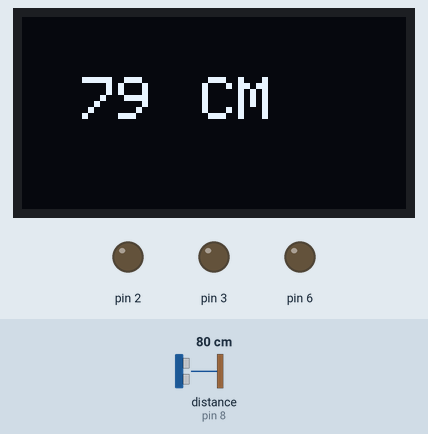
A sketch run on a simulated Arduino Uno, built with avr-gcc and run on an emulated ATmega328P. On the bench: 128×64 one-colour display, output pins drawn as LEDs (lit = HIGH). Wiring (inferred from the names in the program): ultrasonic range finder: trigger pin 9; echo pin 8. Inputs (shaded band) come from the test bench; at power-on: distance to the obstacle (sensor on pin 8) 80 cm. The echo pulse lasts 58.3 µs per cm; pins used as bus, display or sensor lines are not drawn; what the sketch prints to the serial monitor is not drawn.

Above: at 1.4 s.
1.5 s: distance to the obstacle (sensor on pin 8) set to 18 cm
At 4.1 s:
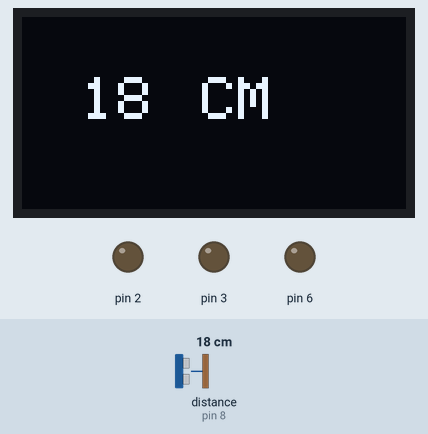
4.6 s: distance to the obstacle (sensor on pin 8) set to 2 cm
At 6.9 s:
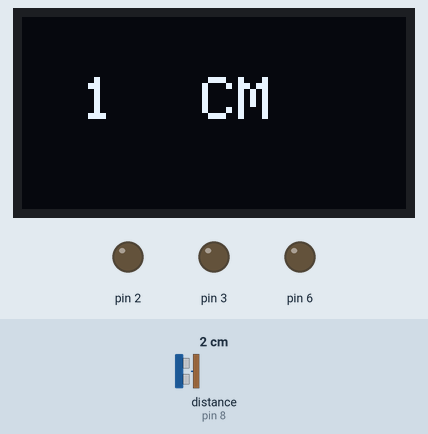
7.8 s: distance to the obstacle (sensor on pin 8) set to 35 cm
At 9.2 s:
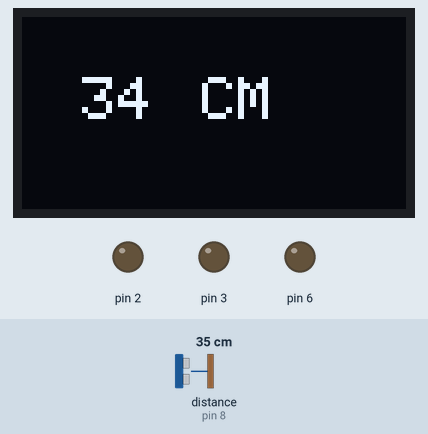
Timing chart, 0 to 10.8 s (numbered marks = the images above; inputs shaded):
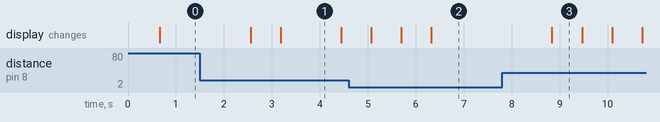

The sketch:

penggaris.ino
```cpp
#include<Wire.h>
#include<Adafruit_GFX.h>
#include<Adafruit_SSD1306.h>

const int lebar=128;
const int tinggi=64;
const int reset=4;
#define trigPin 9
#define echoPin 8

Adafruit_SSD1306 oled(lebar,tinggi,&Wire,reset);


void setup() {
  // put your setup code here, to run once:
  Serial.begin (9600);
  pinMode(trigPin, OUTPUT);
  pinMode(echoPin, INPUT);
  pinMode(3, OUTPUT);
  pinMode(6, OUTPUT);
  pinMode(2, OUTPUT);

  oled.begin(SSD1306_SWITCHCAPVCC,0x3C);
  oled.clearDisplay();
}

void loop() {
  // put your main code here, to run repeatedly:
  long duration, distance;
  digitalWrite(trigPin, LOW);
  delayMicroseconds(2);
  digitalWrite(trigPin, HIGH);
  delayMicroseconds(10);
  digitalWrite(trigPin, LOW);
  duration = pulseIn(echoPin, HIGH);
  distance = (duration/2) / 29.1;

  Serial.println(distance);
  delay(100);

  oled.clearDisplay();
  oled.setTextSize(2);
  oled.setTextColor(WHITE);
  oled.setCursor(20,20);
  oled.println(distance);
  delay(500);
  oled.setCursor(60,20);
  oled.println("CM");
  oled.display();
}
```

Measured:
- after the input at 1.5 s, the display: first changes after 1.1 s (image 1 shows a later state)
- after the input at 4.6 s, the display: first differs from a run without the input after 1.1 s (image 2 shows a later state)
- after the input at 7.8 s, the display: changes after 1.0 s (image 3)
- what the display in image 1 shows lasts 1.2 s, from 3.2 s to 4.4 s
- what the display in image 3 shows lasts 0.7 s, from 8.8 s to 9.5 s
